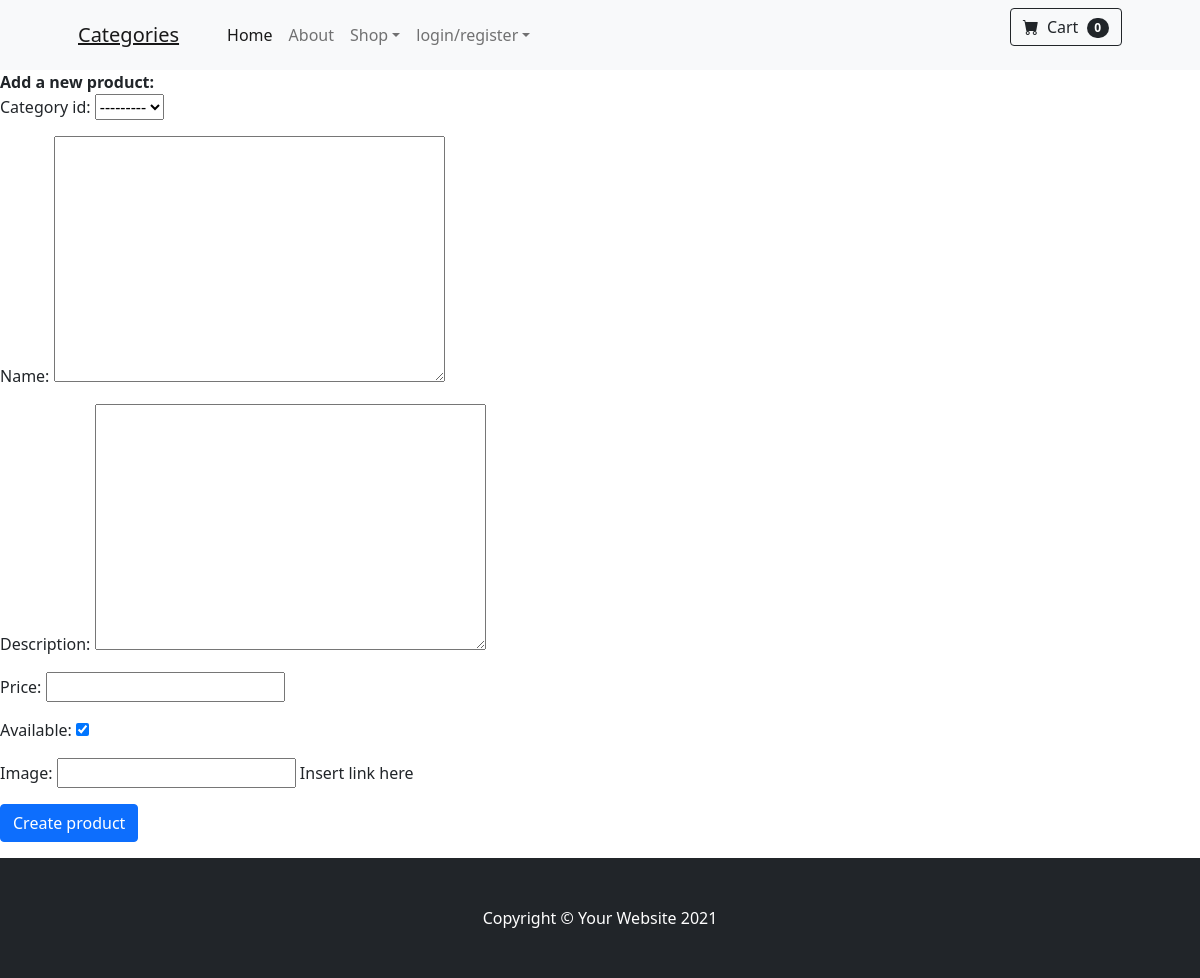
/products/create, run on an earlier commit of the app's database.
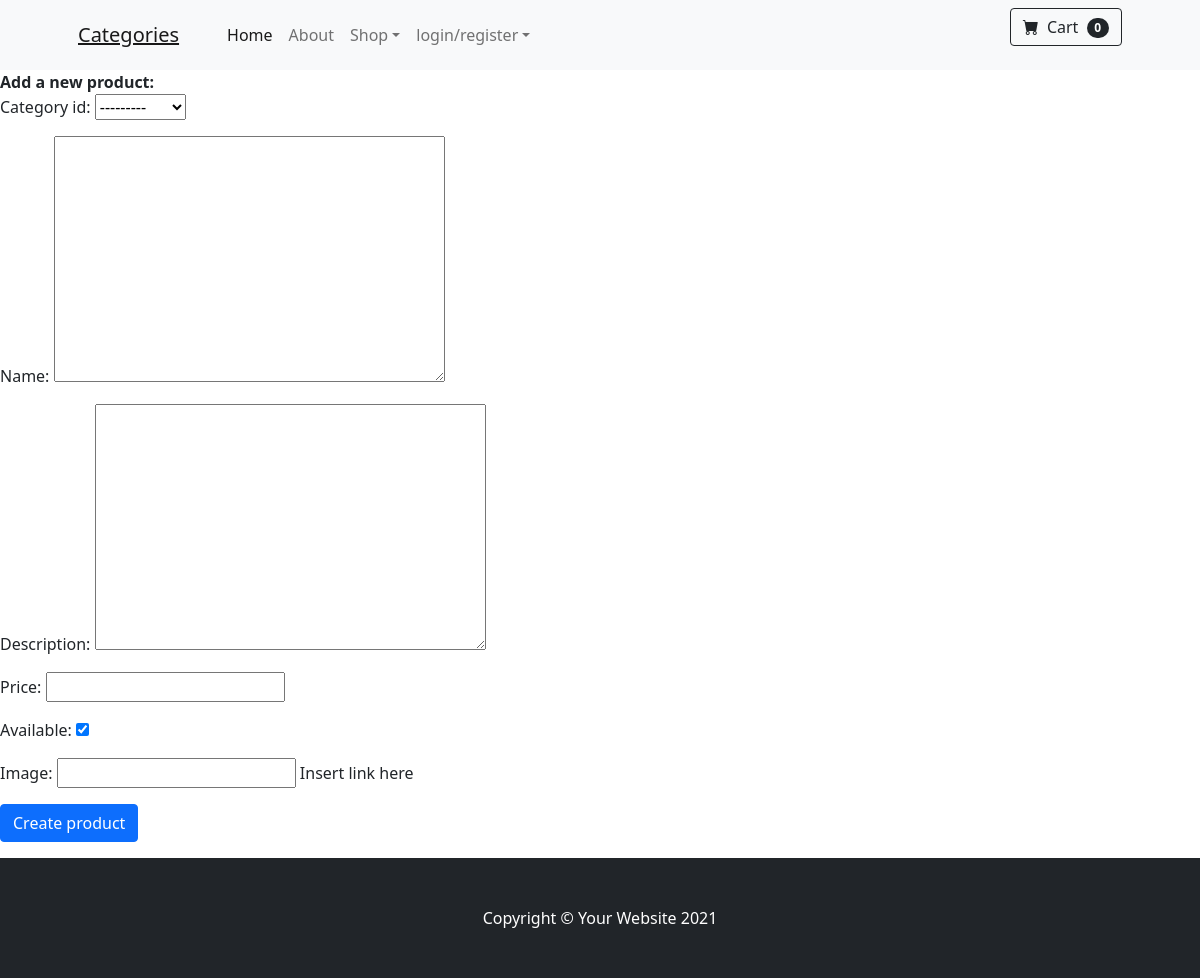
And on a later commit of the database.
### MixWebShop/models.py (models this page shows)
class Category(models.Model):
    category_id = models.AutoField(primary_key=True)
    name = models.TextField(max_length=100, null=False)
    def __str__(self):
        return self.name

### MixWebShop/views.py (the view)
# urls.py: path('products/create', ProductCreate.as_view(), name='product_create'),
class ProductCreate(CreateView):  # with permission
    template_name = 'product_create.html'
    model = Product
    success_url = reverse_lazy('product_list')
    fields = '__all__'

### MixWebShop/templates/product_create.html (shortened to what this page needs)
{% extends "base.html" %}
{% block content %}
<b>Add a new product:</b>
<form method="post">
    {{form.as_p}}
    <input type="submit" value="Create product" class="btn btn-primary">
</form>
{% endblock %}

What changed in the data, as far as the page shows it:
added Category: category_id "---------"
Also different on the page:
form field category_id: "---------" → (not shown)
